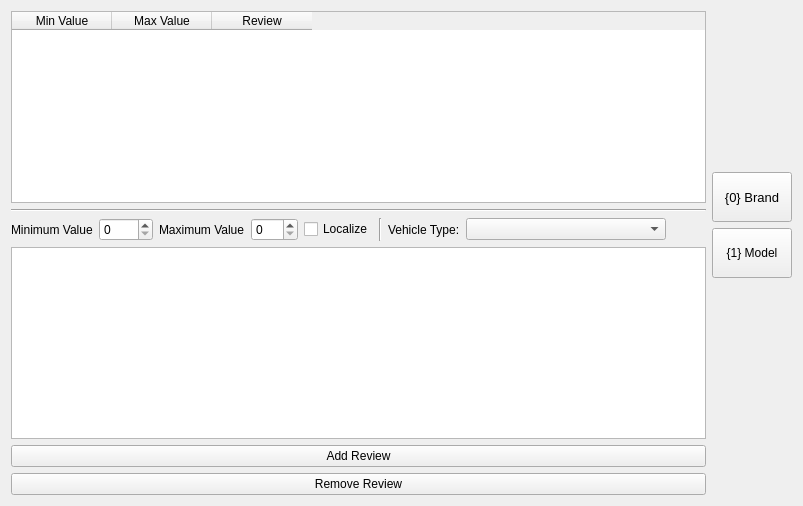
     <widget class="QWidget" name="tab_3">
      <attribute name="title">
       <string>Luxury</string>
      </attribute>
      <layout class="QGridLayout" name="gridLayout_5">
       <item row="0" column="0">
        <widget class="QTableWidget" name="table_lux">
         <column>
          <property name="text">
           <string>Min Value</string>
          </property>
         </column>
         <column>
          <property name="text">
           <string>Max Value</string>
          </property>
         </column>
         <column>
          <property name="text">
           <string>Review</string>
          </property>
         </column>
        </widget>
       </item>
       <item row="0" column="1" rowspan="4">
        <layout class="QVBoxLayout" name="verticalLayout_6">
         <item>
          <spacer name="verticalSpacer_7">
           <property name="orientation">
            <enum>Qt::Vertical</enum>
           </property>
           <property name="sizeHint" stdset="0">
            <size>
             <width>20</width>
             <height>40</height>
            </size>
           </property>
          </spacer>
         </item>
         <item>
          <widget class="QPushButton" name="button_lux_0Brand">
           <property name="minimumSize">
            <size>
             <width>0</width>
             <height>50</height>
            </size>
           </property>
           <property name="font">
            <font>
             <pointsize>10</pointsize>
            </font>
           </property>
           <property name="autoFillBackground">
            <bool>false</bool>
           </property>
           <property name="text">
            <string>{0} Brand</string>
           </property>
          </widget>
         </item>
         <item>
          <widget class="QPushButton" name="button_lux_1Model">
           <property name="minimumSize">
            <size>
             <width>0</width>
             <height>50</height>
            </size>
           </property>
           <property name="text">
            <string>{1} Model</string>
           </property>
          </widget>
         </item>
         <item>
          <spacer name="verticalSpacer_8">
           <property name="orientation">
            <enum>Qt::Vertical</enum>
           </property>
           <property name="sizeHint" stdset="0">
            <size>
             <width>20</width>
             <height>40</height>
            </size>
           </property>
          </spacer>
         </item>
        </layout>
       </item>
       <item row="1" column="0">
        <widget class="Line" name="line_4">
         <property name="orientation">
          <enum>Qt::Horizontal</enum>
         </property>
        </widget>
       </item>
       <item row="2" column="0">
        <layout class="QHBoxLayout" name="horizontalLayout_5">
         <item>
          <widget class="QLabel" name="label_9">
           <property name="text">
            <string>Minimum Value</string>
           </property>
          </widget>
         </item>
         <item>
          <widget class="QSpinBox" name="spinBox_lux_minval">
           <property name="maximum">
            <number>9999</number>
           </property>
          </widget>
         </item>
         <item>
          <widget class="QLabel" name="label_10">
           <property name="text">
            <string>Maximum Value</string>
           </property>
          </widget>
         </item>
         <item>
          <widget class="QSpinBox" name="spinBox_lux_maxVal">
           <property name="maximum">
            <number>999</number>
           </property>
          </widget>
         </item>
         <item>
          <widget class="QCheckBox" name="checkBox_lux_Localized">
           <property name="text">
            <string>Localize</string>
           </property>
          </widget>
         </item>
         <item>
          <widget class="Line" name="line_16">
           <property name="orientation">
            <enum>Qt::Vertical</enum>
           </property>
          </widget>
         </item>
         <item>
          <widget class="QLabel" name="label_30">
           <property name="text">
            <string>Vehicle Type:</string>
           </property>
          </widget>
         </item>
         <item>
          <widget class="QComboBox" name="comboBox_VehicleType_luxury">
           <property name="sizePolicy">
            <sizepolicy hsizetype="Preferred" vsizetype="Fixed">
             <horstretch>0</horstretch>
             <verstretch>0</verstretch>
            </sizepolicy>
           </property>
           <property name="minimumSize">
            <size>
             <width>200</width>
             <height>0</height>
            </size>
           </property>
          </widget>
         </item>
         <item>
          <spacer name="horizontalSpacer_4">
           <property name="orientation">
            <enum>Qt::Horizontal</enum>
           </property>
           <property name="sizeHint" stdset="0">
            <size>
             <width>40</width>
             <height>20</height>
            </size>
           </property>
          </spacer>
         </item>
        </layout>
       </item>
       <item row="3" column="0">
        <widget class="QPlainTextEdit" name="textbox_lux"/>
       </item>
       <item row="4" column="0">
        <widget class="QPushButton" name="button_lux_add">
         <property name="text">
          <string>Add Review</string>
         </property>
        </widget>
       </item>
       <item row="5" column="0">
        <widget class="QPushButton" name="button_lux_remove">
         <property name="text">
          <string>Remove Review</string>
         </property>
        </widget>
       </item>
      </layout>
     </widget>
